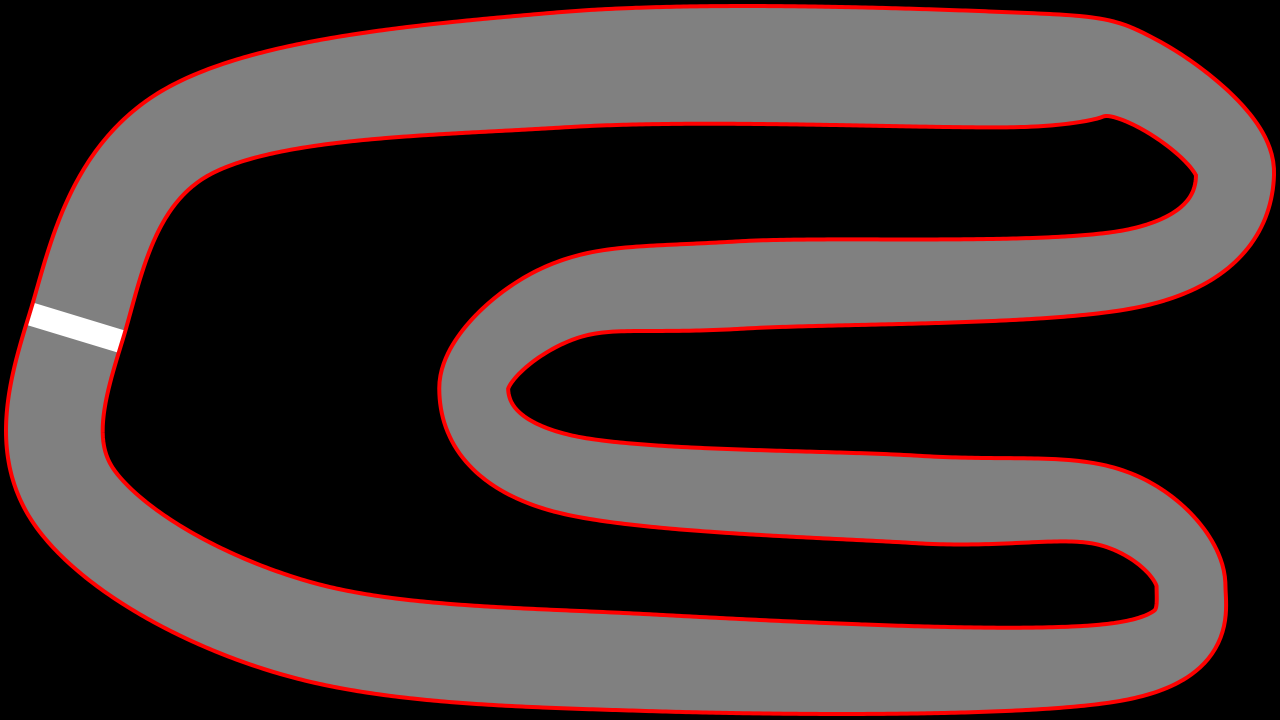
#> input picture art/reference/track-0-mask.png, 2560 x 1440 px, given in place of track-0-mask.png.png, which was not available (shown at 1/2 size)
$ python -i build.py   (imports and definitions only)
#> lines starting #> are read from the running program, lines starting #| are printed output that depends on the picture; after the words box and inside, x2 and y2 are one past the last pixel; in counts of white or black regions, pixels touching at a corner belong together; pictures that were not available may be replaced by others from this repository, and a replacement may not be noted
#> in texture, im is the input picture: PIL image 2560x1440 RGBA; mean R, G, B, A 63.3, 53.6, 53.6, 255
#!/usr/bin/env python3
"""Rebuild the PNG art from retained generated sources and authoritative masks.

Requires Pillow, NumPy and SciPy. Nothing outside art/ is read or written.
"""
from pathlib import Path
import json
import math
import random
import numpy as np
from PIL import Image, ImageDraw, ImageFilter, ImageFont
from scipy.ndimage import gaussian_filter, distance_transform_edt, binary_erosion, label

ROOT = Path(__file__).resolve().parents[1]
W, H = 2560, 1440
RESAMPLE = Image.Resampling.LANCZOS
PALETTE = np.array([(0,0,0), (128,128,128), (200,160,96), (160,224,255),
                    (255,0,0), (255,255,255), (255,255,0)], dtype=np.int32)
INK = (20, 25, 25, 255)
CAR_NAMES = ['player', 'steady', 'balanced', 'hotshot', 'reckless']
COLORS = [(255,210,61), (54,194,122), (61,140,240), (176,93,224), (232,70,60)]


def png(a):
    return Image.fromarray(np.clip(a, 0, 255).astype(np.uint8))


# [4 lines left out: function load_mask, not called in this run]


def repeat(tile, w=W, h=H):
    a = np.array(tile.convert('RGB'))
    return png(np.tile(a, (math.ceil(h/a.shape[0]), math.ceil(w/a.shape[1]), 1))[:h, :w])


def periodic_source(im, size=512):
    """Cosine mix half-period shifts; outside edges are mathematically continuous."""
#> called with size = 512
    a = np.asarray(im.convert('RGB').resize((size,size), RESAMPLE)).astype(np.float32)
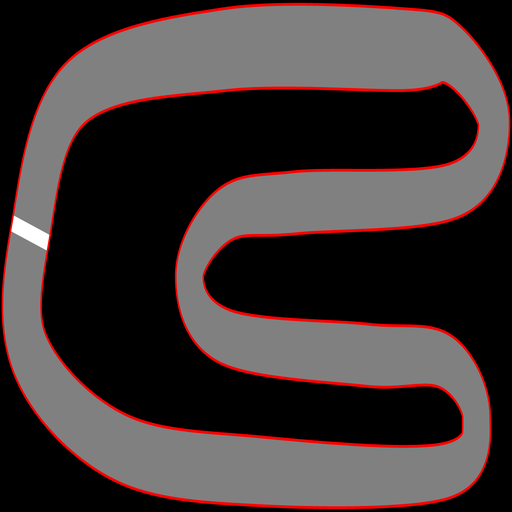
#> a: shape (512, 512, 3) float32; mean R, G, B 63.3, 53.7, 53.7
    t = (1 - np.cos(np.arange(size) * 2*np.pi / size)) / 2
    a = a*t[None,:,None] + np.roll(a,size//2,axis=1)*(1-t[None,:,None])
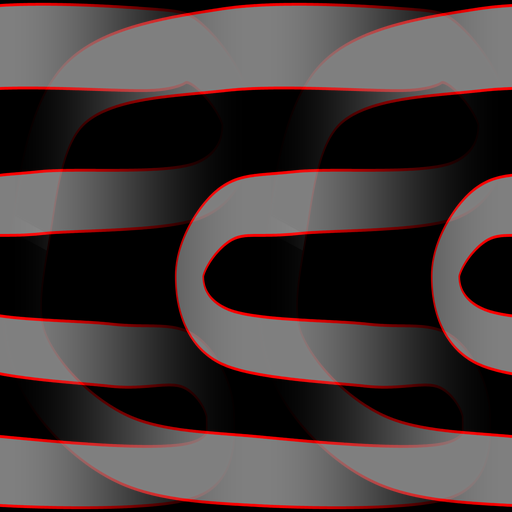
#> a: shape (512, 512, 3) float64; mean R, G, B 68.5, 58.3, 58.3; drawn with min black and max white
    a = a*t[:,None,None] + np.roll(a,size//2,axis=0)*(1-t[:,None,None])
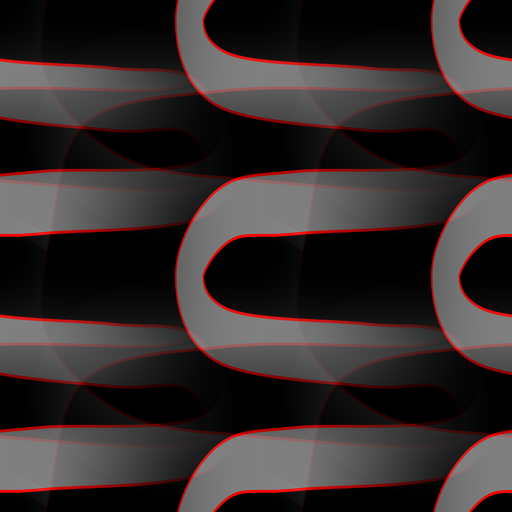
#> a: shape (512, 512, 3) float64; mean R, G, B 53.5, 44.7, 44.7
    # Equalize the endpoint pixel samples, without any blurred perimeter strip.
    a[:,0] = a[:,-1] = (a[:,0]+a[:,-1])/2
#> a: shape (512, 512, 3) float64; 0.32% of pixels changed, all inside (x1, y1, x2, y2) = (0, 1, 512, 510)
    a[0] = a[-1] = (a[0]+a[-1])/2
#> a: shape (512, 512, 3) float64; mean R, G, B 53.5, 44.7, 44.7
    return a


# [28 lines left out: function ground, not called in this run]


def geometry(n):
    return json.loads((ROOT / f'reference/track-{n}-geometry.json').read_text())


# [6 lines left out: function offset_path, not called in this run]


def texture(name):
    im=Image.open(ROOT / f'sources/{name}.png')
    a=periodic_source(im,512)
    if name == 'asphalt':
        grey=a.mean(axis=2)
        grey=(grey-grey.mean())*.28+64
        a=np.stack((grey*.91,grey*.98,grey*1.06),axis=2)
    elif name == 'gravel':
        a = a*.65 + np.array([181,145,87])*.35
    else:
        a = a*.60 + np.array([201,230,236])*.40
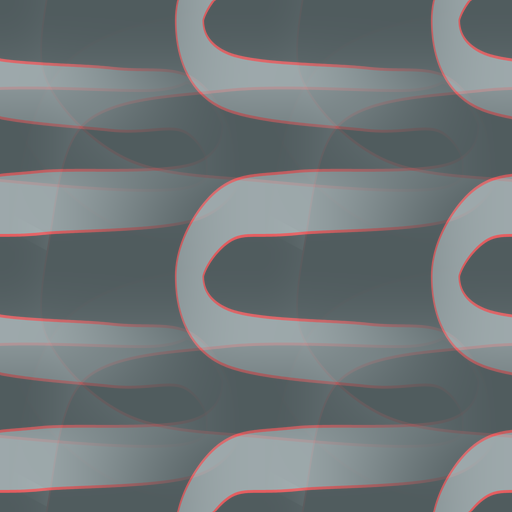
#> a: shape (512, 512, 3) float64; mean R, G, B 112.5, 118.8, 121.2
    return repeat(png(a))
#> in png (call 2), `return Image.fromarray(np.clip(a, 0, 255).astype(np.uint8))`:
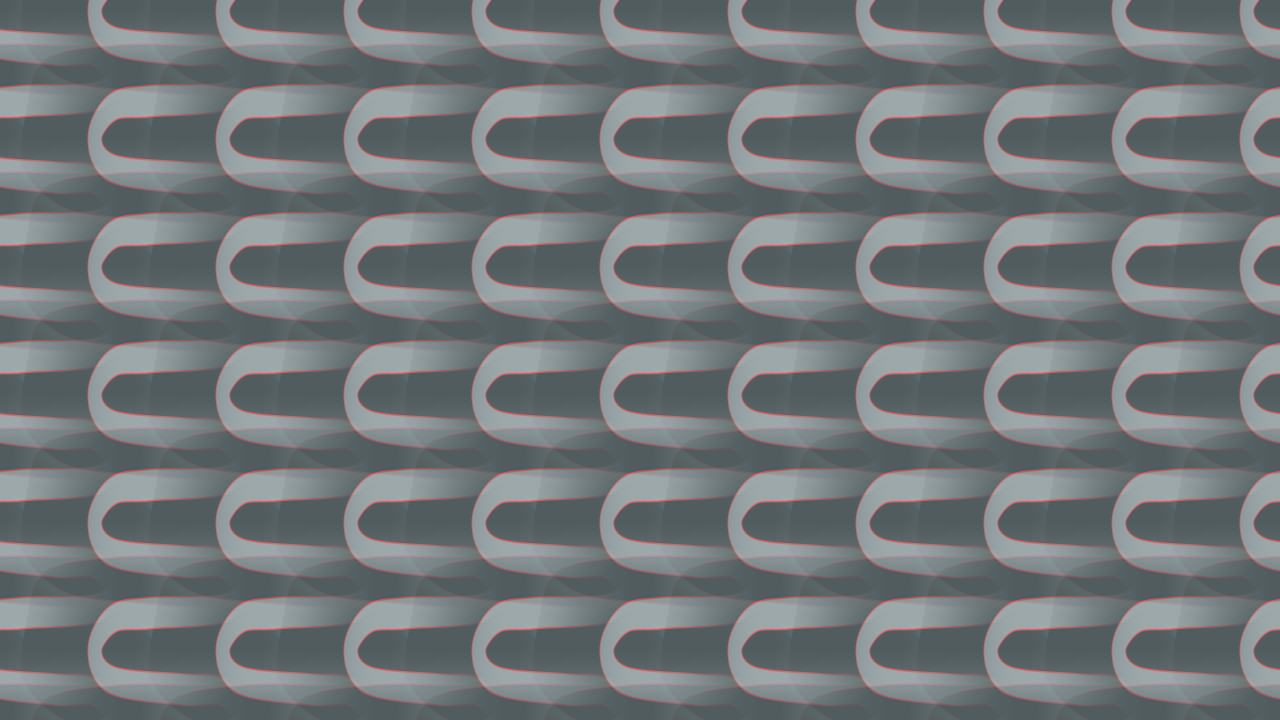
#> returned value: PIL image 2560x1440 RGB (shown at 1/2 size); mean R, G, B 111.3, 117.8, 120.1


# [329 lines left out: functions tyre, rock, pine, props, scene, road_details and 6 more, not called in this run]


# [1 line not run here, left out]

>>> result = texture('../reference/track-0-mask.png')
